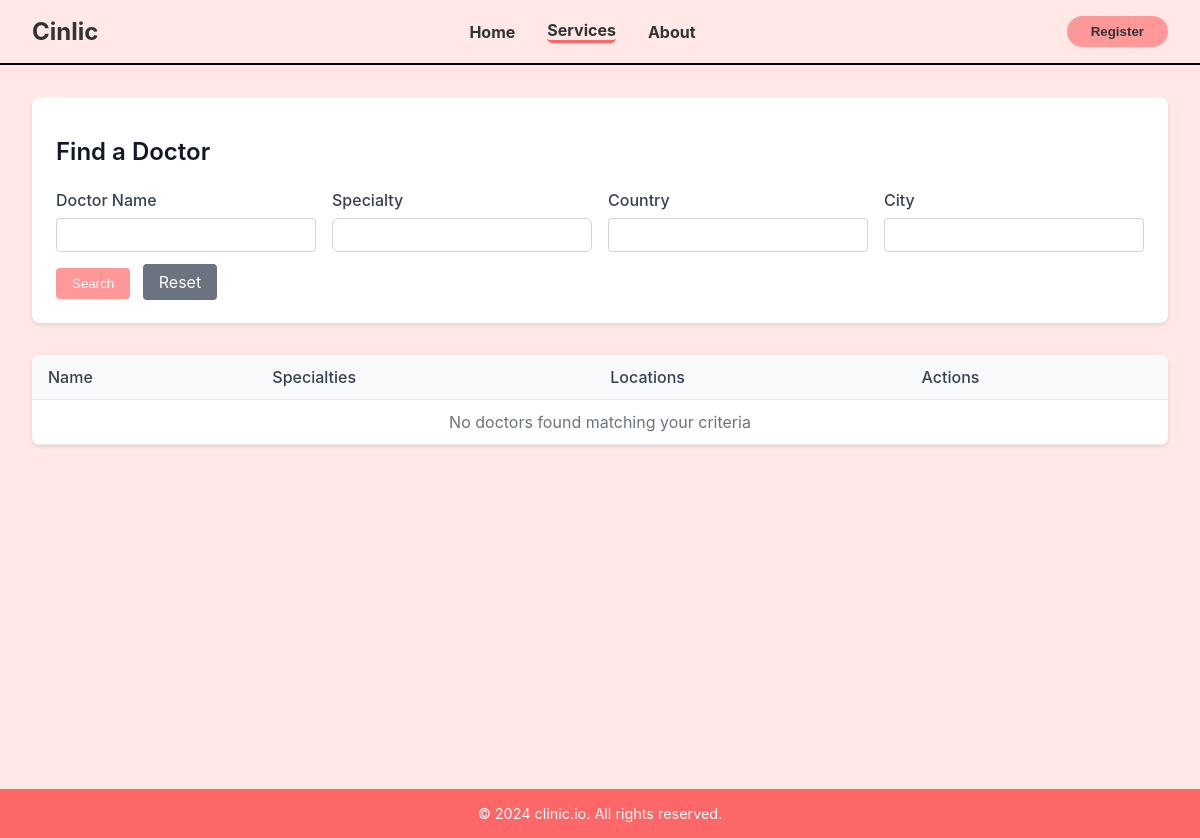
Page /search.php on the earlier database version.
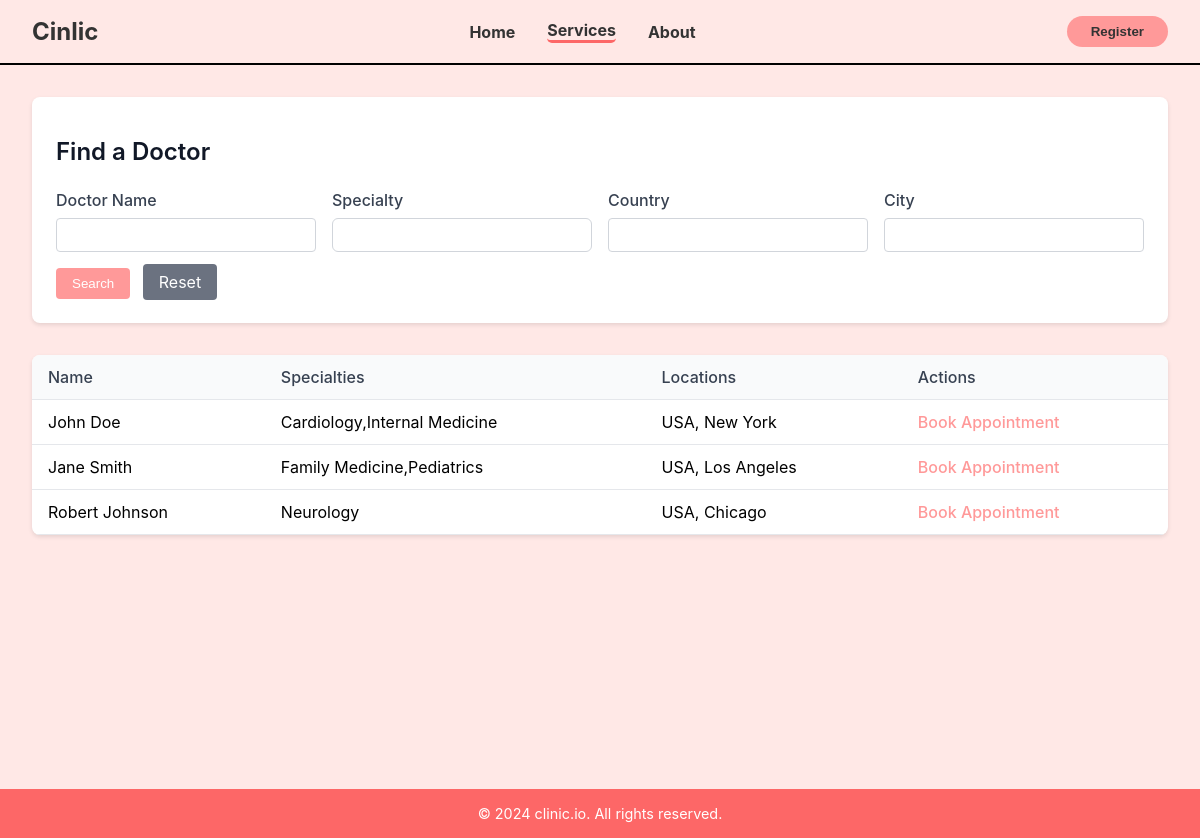
Same page on the later database version.
### tables this page shows
CREATE TABLE IF NOT EXISTS patient ( 
    ID INT NOT NULL PRIMARY KEY AUTO_INCREMENT, 
    First_Name VARCHAR(50) NOT NULL,
    Last_Name VARCHAR(50) NOT NULL, 
    Email VARCHAR(100) NOT NULL UNIQUE, 
    pwd VARCHAR(255) NOT NULL, 
    phoneNum VARCHAR(15) NOT NULL, 
    DOB DATE NOT NULL, 
    gender VARCHAR(10) NOT NULL, 
    BloodType VARCHAR(3) NOT NULL,
    Created_AT TIMESTAMP DEFAULT CURRENT_TIMESTAMP,
    Updated_AT TIMESTAMP DEFAULT CURRENT_TIMESTAMP ON UPDATE CURRENT_TIMESTAMP, 
    Session_ID VARCHAR(128) DEFAULT NULL,
    CONSTRAINT chk_gender CHECK (gender IN ('Male', 'Female')),
    CONSTRAINT chk_bloodtype CHECK (BloodType IN ('A+', 'A-', 'B+', 'B-', 'AB+', 'AB-', 'O+', 'O-'))
);

### includes/search_model.inc.php (called while the page is built, shortened)
<?php
function findDoctors($pdo, array $params, array $where_conditions)
{
    $query = "
    SELECT DISTINCT
        p.ID,
        p.First_Name,
        p.Last_Name,
        GROUP_CONCAT(DISTINCT s.Specialty_Name) as Specialties,
        GROUP_CONCAT(DISTINCT CONCAT(l.Country, ', ', l.City)) as Locations
    FROM patient p
    INNER JOIN doctor d ON p.ID = d.ID
    LEFT JOIN specialty s ON d.ID = s.DoctorID
    LEFT JOIN appointment a ON d.ID = a.DoctorID
    LEFT JOIN location l ON a.LocationID = l.ID
";
    $query .= " GROUP BY p.ID, p.First_Name, p.Last_Name";
    try {
        $stmt = $pdo->prepare($query);
        $stmt->execute($params);
        return  $stmt->fetchAll();
    } catch (PDOException $e) {
        error_log("Query failed: " . $e->getMessage());
        return [];
    }
}

### search.php (the view, shortened to what this page needs)
<?php
try {
    $db = Database::getInstance();
    $pdo = $db->getConnection();
    $pdo->setAttribute(PDO::ATTR_ERRMODE, PDO::ERRMODE_EXCEPTION);
} catch (PDOException $e) {
    die("Connection failed: " . $e->getMessage());
}
$where_conditions = [];
$params = [];
require_once 'includes/search_model.inc.php';
$results = findDoctors($pdo, $params, $where_conditions);
function h($str)
{
    return htmlspecialchars($str, ENT_QUOTES, 'UTF-8');
}
?>
<!DOCTYPE html>
<html lang="en">
<head>
    <link rel="stylesheet" href="css/layout.css">
    <link rel="stylesheet" href="css/search.css">
</head>
<body>
    <nav>
        <div class="logo">Cinlic</div>
        <div class="nav-links">
            <a href="index.php">Home</a>
            <a href="#" class="active">Services</a>
            <a href="about.php">About</a>
        </div>
        <?php if (!isset($_SESSION['login_user_id'])) : ?>
            <a href="signin_up.php"><button class="register-btn">Register</button></a>
        <?php endif; ?>
    </nav>
    <main>
        <div class="search-container">
            <h1 style="margin-bottom: 1.5rem; color: #111827; font-size: 1.5rem; font-weight: 600;">Find a Doctor</h1>
            <form method="GET">
                <div class="search-grid">
                    <div class="search-field">
                        <label>Doctor Name</label>
                        <input type="text" name="name" value="<?= h($_GET['name'] ?? '') ?>">
                    </div>
                    <div class="search-field">
                        <label>Specialty</label>
                        <div class="custom-select">
                            <input type="text" name="specialty" id="specialty-input"
                                value="<?= h($_GET['specialty'] ?? '') ?>"
                                autocomplete="off">
                        </div>
                    </div>
                    <div class="search-field">
                        <label>Country</label>
                        <input type="text" name="country" value="<?= h($_GET['country'] ?? '') ?>">
                    </div>
                    <div class="search-field">
                        <label>City</label>
                        <input type="text" name="city" value="<?= h($_GET['city'] ?? '') ?>">
                    </div>
                </div>
                <div class="button-group">
                    <button type="submit" class="search-btn">Search</button>
                    <a href="<?= h($_SERVER['PHP_SELF']) ?>" class="reset-btn" style="text-decoration: none; ">Reset</a>
                </div>
            </form>
        </div>
        <table class="results-table">
            <thead>
                <tr>
                    <th>Name</th>
                    <th>Specialties</th>
                    <th>Locations</th>
                    <th>Actions</th>
                </tr>
            </thead>
            <tbody>
                <?php if (!empty($results)): ?>
                    <?php foreach ($results as $row): ?>
                        <tr>
                            <td><?= h($row['First_Name'] . ' ' . $row['Last_Name']) ?></td>
                            <td><?= h($row['Specialties'] ?? 'Not specified') ?></td>
                            <td><?= h($row['Locations'] ?? 'Not specified') ?></td>
                            <td>
                                <a href="appointment.php?doctor_id=<?= h($row['ID']) ?>" class="book-btn">
                                    Book Appointment
                                </a>
                            </td>
                        </tr>
                    <?php endforeach; ?>
                <?php else: ?>
                    <tr>
                        <td colspan="4" class="no-results">
                            No doctors found matching your criteria
                        </td>
                    </tr>
                <?php endif; ?>
            </tbody>
        </table>
    </main>
    <footer>
        &copy; 2024 clinic.io. All rights reserved.
    </footer>
</body>
</html>

### css/layout.css (style rules this page uses)
body { margin: 0; font-family: -apple-system, BlinkMacSystemFont, "Segoe UI", Roboto, sans-serif; background-color: #ffe8e6; }
nav { display: flex; justify-content: space-between; padding: 1rem 2rem; align-items: center; background-color: #ffe8e6; border-bottom: 2px solid rgba(0, 0, 0, 1); font-weight: 700; }
.logo { font-size: 1.5rem; font-weight: bold; color: #333; }
.nav-links { display: flex; align-items: center; gap: 2rem; justify-content: center; flex-grow: 1; }
.nav-links a { text-decoration: none; color: #333; transition: 0.3s ease; }
.register-btn { background-color: #ff9999; padding: 0.5rem 1.5rem; border-radius: 20px; font-weight: 700; border: none; color: #333; cursor: pointer; }
.active { border-bottom: #fd6767 solid; border-radius: 5px; }
footer { background-color: #fd6767; color: #fff; padding: 1rem 2rem; text-align: center; font-size: 0.9rem; }

### css/search.css (style rules this page uses)
main { padding: 2rem; max-width: 1200px; margin: 0 auto; min-height: calc(100vh - 140px); }
.search-container { background-color: white; padding: 1.5rem; border-radius: 8px; box-shadow: 0 2px 4px rgba(0, 0, 0, 0.1); margin-bottom: 2rem; }
.search-grid { display: grid; grid-template-columns: repeat(auto-fit, minmax(240px, 1fr)); gap: 1rem; margin-bottom: 1rem; }
.search-field { display: flex; flex-direction: column; }
.search-field label { margin-bottom: 0.5rem; font-weight: 500; color: #374151; }
.search-field input { padding: 0.5rem; border: 1px solid #d1d5db; border-radius: 4px; font-size: 0.875rem; }
.button-group { margin-top: 1rem; }
.search-btn { box-sizing: border-box; background-color: #ff9999; color: white; padding: 0.5rem 1rem; border: none; border-radius: 4px; cursor: pointer; font-weight: 500; }
.reset-btn { box-sizing: border-box; background-color: #6b7280; color: white; padding: 0.5rem 1rem; border: none; border-radius: 4px; margin-left: 0.5rem; cursor: pointer; }
.results-table { width: 100%; border-collapse: separate; border-spacing: 0; background-color: white; border-radius: 8px; overflow: hidden; box-shadow: 0 2px 4px rgba(0, 0, 0, 0.1); }
.results-table th { background-color: #f9fafb; padding: 0.75rem 1rem; text-align: left; font-weight: 500; color: #374151; border-bottom: 1px solid #e5e7eb; }
.results-table td { padding: 0.75rem 1rem; border-bottom: 1px solid #e5e7eb; }
.book-btn { color: #ff9999; text-decoration: none; font-weight: 500; }
.custom-select { position: relative; width: 100%; }
.custom-select input { width: 100%; padding: 0.5rem; border: 1px solid #d1d5db; border-radius: 0.375rem; }
.custom-select input { box-sizing: border-box; width: 100%; padding: 0.5rem; border: 1px solid #d1d5db; border-radius: 0.375rem; }
.no-results { text-align: center; padding: 2rem; color: #6b7280; }

Differences in the rows shown:
added patient: First_Name+Last_Name "John Doe", Specialties "Cardiology,Internal Medicine", Locations "USA, New York"
added patient: First_Name+Last_Name "Jane Smith", Specialties "Family Medicine,Pediatrics", Locations "USA, Los Angeles"
added patient: First_Name+Last_Name "Robert Johnson", Specialties "Neurology", Locations "USA, Chicago"
Other differences:
text no longer shown: "No doctors found matching your criteria"
